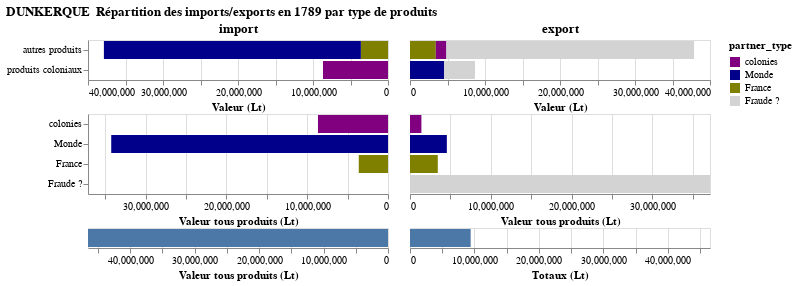
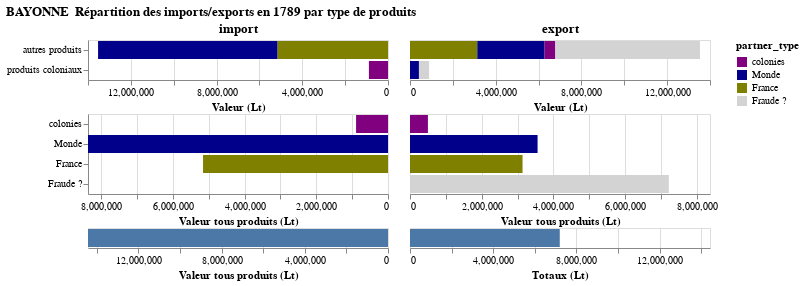
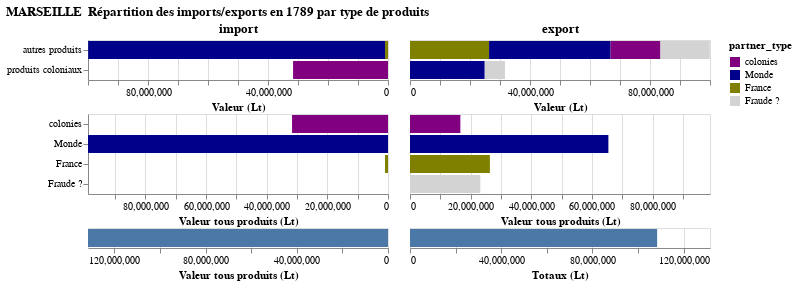
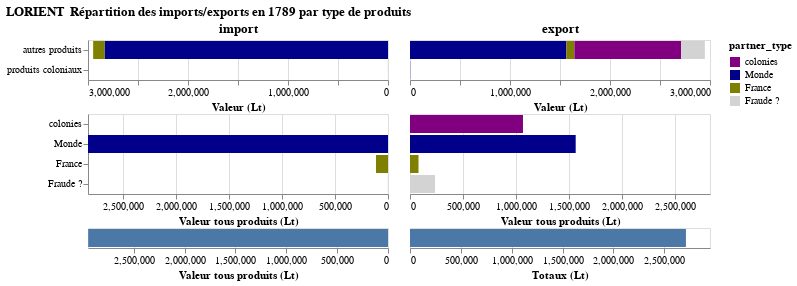

Notebook code for these charts, in order:
### Markdown cell above
## Différence entre Importations et Exportations des produits coloniaux/autres pour les ports francs

Dans TOFLIT18, les statistiques des ports francs en 1789 décrivent toutes les importations mais uniqument les exportations de produits coloniaux.
Aussi si l'on calcule la différence entre importations et les exportations, on estime la masse des flux qui : 
- pour les produits non coloniaux : les réexportations vers le monde
- pour les produits coloniaux : le volume d'exportations non déclarées (fraude)

Les produits coloniaux sont définis de la manière suivante :

* pour les imports, si ils viennent des colonies
* pour les exports, si ils sont envoyés ailleurs que dans les colonies


Sont utilisés à la fois les flux concernant les bureaux de ferme attachés à chaque port franc, et les flux "mirroir", à savoir les flux qui considèrent les ports francs comme partenaires de la France.

Pour Dunkerque on constate une part très importante d'exportations manquante des produits coloniaux.

Pour Marseille, les différences sont bien moins importantes en valeur. Il semble y avoir tout de même une part de fraude dans les réexportations des produits coloniaux. A moins que cette part soit due à une transformation par l'industrie locale avatn réexporation transformée.

Pour Lorient, si il y a une légère anomalie également dans la réexportation des produits coloniaux il y a surtout une différence importante entre les deux autre catégories.

Pour Bayonne il semble il y avoir un problème dans les statistiques. A étudier.

### Code cell
for city in ["Dunkerque", "Bayonne", "Marseille", "Lorient"]:
    pyramide_port_franc(city, data[city]["total_trade"],"product_type", "partner_type", "type de produits")

### Figure 1 — Vega-Lite specification as saved in the notebook (floating-point values rounded to 4 significant figures)
{"data": {"values": [{"importsexports": "Exports", "partner_type": "France", "port": "Dunkerque", "product_type": "autres produits", "value": 3440000.0}, {"importsexports": "Imports", "partner_type": "France", "port": "Dunkerque", "product_type": "autres produits", "value": 3618000.0}, {"importsexports": "Exports", "partner_type": "colonies", "port": "Dunkerque", "product_type": "autres produits", "value": 1411503}, {"importsexports": "Imports", "partner_type": "Monde", "port": "Dunkerque", "product_type": "autres produits", "value": 34261785}, {"importsexports": "Exports", "partner_type": "Fraude ?", "port": "Dunkerque", "product_type": "autres produits", "value": 33030000.0}, {"importsexports": "Exports", "partner_type": "Monde", "port": "Dunkerque", "product_type": "produits coloniaux", "value": 4560525}, {"importsexports": "Imports", "partner_type": "colonies", "port": "Dunkerque", "product_type": "produits coloniaux", "value": 8670155}, {"importsexports": "Exports", "partner_type": "Fraude ?", "port": "Dunkerque", "product_type": "produits coloniaux", "value": 4109630}]}, "spacing": 0, "title": "DUNKERQUE\n Répartition des imports/exports en 1789 par type de produits", "vconcat": [{"hconcat": [{"encoding": {"color": {"field": "partner_type", "scale": {"domain": ["colonies", "Monde", "France", "Fraude ?"], "range": ["purple", "darkblue", "olive", "lightgrey", "darkgrey"]}, "type": "nominal"}, "order": {"expr": "-1*indexof(['colonies', 'Monde', 'France', 'Fraude ?'], datum.partner_type)", "type": "ordinal"}, "x": {"field": "value", "sort": "descending", "title": "Valeur (Lt)", "type": "quantitative"}, "y": {"field": "product_type", "sort": "-x", "title": null, "type": "ordinal"}}, "mark": {"tooltip": {"content": "data"}, "type": "bar"}, "title": "import", "transform": [{"filter": {"equal": "Imports", "field": "importsexports"}}]}, {"encoding": {"color": {"field": "partner_type", "scale": {"domain": ["colonies", "Monde", "France", "Fraude ?"], "range": ["purple", "darkblue", "olive", "lightgrey", "darkgrey"]}, "sort": ["colonies", "Monde", "France", "Fraude ?"], "type": "nominal"}, "order": {"expr": "indexof(['colonies', 'Monde', 'France', 'Fraude ?'], datum.partner_type)", "type": "ordinal"}, "x": {"field": "value", "title": "Valeur (Lt)", "type": "quantitative"}, "y": {"axis": null, "field": "product_type", "sort": "-x", "title": null, "type": "ordinal"}}, "mark": {"tooltip": {"content": "data"}, "type": "bar"}, "title": "export", "transform": [{"filter": {"equal": "Exports", "field": "importsexports"}}]}]}, {"hconcat": [{"encoding": {"color": {"field": "partner_type", "scale": {"domain": ["colonies", "Monde", "France", "Fraude ?"], "range": ["purple", "darkblue", "olive", "lightgrey", "darkgrey"]}, "sort": ["colonies", "Monde", "France", "Fraude ?"], "type": "nominal"}, "x": {"field": "total_value", "scale": {"domain": [0, 37140000.0]}, "sort": "descending", "title": "Valeur tous produits (Lt)", "type": "quantitative"}, "y": {"field": "partner_type", "scale": {"domain": ["colonies", "Monde", "France", "Fraude ?"]}, "sort": ["colonies", "Monde", "France", "Fraude ?"], "title": null, "type": "ordinal"}}, "mark": {"tooltip": {"content": "data"}, "type": "bar"}, "transform": [{"filter": {"equal": "Imports", "field": "importsexports"}}, {"aggregate": [{"as": "total_value", "field": "value", "op": "sum"}], "groupby": ["partner_type"]}]}, {"encoding": {"color": {"field": "partner_type", "scale": {"domain": ["colonies", "Monde", "France", "Fraude ?"], "range": ["purple", "darkblue", "olive", "lightgrey", "darkgrey"]}, "sort": ["colonies", "Monde", "France", "Fraude ?"], "type": "nominal"}, "x": {"field": "total_value", "scale": {"domain": [0, 37140000.0]}, "sort": "ascending", "title": "Valeur tous produits (Lt)", "type": "quantitative"}, "y": {"axis": null, "field": "partner_type", "scale": {"domain": ["colonies", "Monde", "France", "Fraude ?"]}, "sort": ["colonies", "Monde", "France", "Fraude ?"], "title": null, "type": "ordinal"}}, "mark": {"tooltip": {"content": "data"}, "type": "bar"}, "transform": [{"filter": {"equal": "Exports", "field": "importsexports"}}, {"aggregate": [{"as": "total_value", "field": "value", "op": "sum"}], "groupby": ["partner_type"]}]}]}, {"hconcat": [{"encoding": {"x": {"field": "total_value", "scale": {"domain": [0, 46550000.0]}, "sort": "descending", "title": "Valeur tous produits (Lt)", "type": "quantitative"}}, "mark": {"tooltip": {"content": "data"}, "type": "bar"}, "transform": [{"filter": {"equal": "Imports", "field": "importsexports"}}, {"filter": "indexof(datum.partner_type,'?')==-1"}, {"aggregate": [{"as": "total_value", "field": "value", "op": "sum"}]}]}, {"encoding": {"x": {"field": "total_value", "scale": {"domain": [0, 46550000.0]}, "sort": "ascending", "title": "Totaux (Lt)", "type": "quantitative"}}, "mark": {"tooltip": {"content": "data"}, "type": "bar"}, "transform": [{"filter": {"equal": "Exports", "field": "importsexports"}}, {"filter": "indexof(datum.partner_type,'?')==-1"}, {"aggregate": [{"as": "total_value", "field": "value", "op": "sum"}]}]}]}]}

### Figure 2 — Vega-Lite specification as saved in the notebook (floating-point values rounded to 4 significant figures)
{"data": {"values": [{"importsexports": "Imports", "partner_type": "France", "port": "Bayonne", "product_type": "autres produits", "value": 5160000.0}, {"importsexports": "Exports", "partner_type": "France", "port": "Bayonne", "product_type": "autres produits", "value": 3140000.0}, {"importsexports": "Exports", "partner_type": "Monde", "port": "Bayonne", "product_type": "autres produits", "value": 3141882}, {"importsexports": "Imports", "partner_type": "Monde", "port": "Bayonne", "product_type": "autres produits", "value": 8370185}, {"importsexports": "Exports", "partner_type": "colonies", "port": "Bayonne", "product_type": "autres produits", "value": 500164}, {"importsexports": "Exports", "partner_type": "Fraude ?", "port": "Bayonne", "product_type": "autres produits", "value": 6749000.0}, {"importsexports": "Exports", "partner_type": "Monde", "port": "Bayonne", "product_type": "produits coloniaux", "value": 417384}, {"importsexports": "Imports", "partner_type": "colonies", "port": "Bayonne", "product_type": "produits coloniaux", "value": 890608}, {"importsexports": "Exports", "partner_type": "Fraude ?", "port": "Bayonne", "product_type": "produits coloniaux", "value": 473224}]}, "spacing": 0, "title": "BAYONNE\n Répartition des imports/exports en 1789 par type de produits", "vconcat": [{"hconcat": [{"encoding": {"color": {"field": "partner_type", "scale": {"domain": ["colonies", "Monde", "France", "Fraude ?"], "range": ["purple", "darkblue", "olive", "lightgrey", "darkgrey"]}, "type": "nominal"}, "order": {"expr": "-1*indexof(['colonies', 'Monde', 'France', 'Fraude ?'], datum.partner_type)", "type": "ordinal"}, "x": {"field": "value", "sort": "descending", "title": "Valeur (Lt)", "type": "quantitative"}, "y": {"field": "product_type", "sort": "-x", "title": null, "type": "ordinal"}}, "mark": {"tooltip": {"content": "data"}, "type": "bar"}, "title": "import", "transform": [{"filter": {"equal": "Imports", "field": "importsexports"}}]}, {"encoding": {"color": {"field": "partner_type", "scale": {"domain": ["colonies", "Monde", "France", "Fraude ?"], "range": ["purple", "darkblue", "olive", "lightgrey", "darkgrey"]}, "sort": ["colonies", "Monde", "France", "Fraude ?"], "type": "nominal"}, "order": {"expr": "indexof(['colonies', 'Monde', 'France', 'Fraude ?'], datum.partner_type)", "type": "ordinal"}, "x": {"field": "value", "title": "Valeur (Lt)", "type": "quantitative"}, "y": {"axis": null, "field": "product_type", "sort": "-x", "title": null, "type": "ordinal"}}, "mark": {"tooltip": {"content": "data"}, "type": "bar"}, "title": "export", "transform": [{"filter": {"equal": "Exports", "field": "importsexports"}}]}]}, {"hconcat": [{"encoding": {"color": {"field": "partner_type", "scale": {"domain": ["colonies", "Monde", "France", "Fraude ?"], "range": ["purple", "darkblue", "olive", "lightgrey", "darkgrey"]}, "sort": ["colonies", "Monde", "France", "Fraude ?"], "type": "nominal"}, "x": {"field": "total_value", "scale": {"domain": [0, 8370185]}, "sort": "descending", "title": "Valeur tous produits (Lt)", "type": "quantitative"}, "y": {"field": "partner_type", "scale": {"domain": ["colonies", "Monde", "France", "Fraude ?"]}, "sort": ["colonies", "Monde", "France", "Fraude ?"], "title": null, "type": "ordinal"}}, "mark": {"tooltip": {"content": "data"}, "type": "bar"}, "transform": [{"filter": {"equal": "Imports", "field": "importsexports"}}, {"aggregate": [{"as": "total_value", "field": "value", "op": "sum"}], "groupby": ["partner_type"]}]}, {"encoding": {"color": {"field": "partner_type", "scale": {"domain": ["colonies", "Monde", "France", "Fraude ?"], "range": ["purple", "darkblue", "olive", "lightgrey", "darkgrey"]}, "sort": ["colonies", "Monde", "France", "Fraude ?"], "type": "nominal"}, "x": {"field": "total_value", "scale": {"domain": [0, 8370185]}, "sort": "ascending", "title": "Valeur tous produits (Lt)", "type": "quantitative"}, "y": {"axis": null, "field": "partner_type", "scale": {"domain": ["colonies", "Monde", "France", "Fraude ?"]}, "sort": ["colonies", "Monde", "France", "Fraude ?"], "title": null, "type": "ordinal"}}, "mark": {"tooltip": {"content": "data"}, "type": "bar"}, "transform": [{"filter": {"equal": "Exports", "field": "importsexports"}}, {"aggregate": [{"as": "total_value", "field": "value", "op": "sum"}], "groupby": ["partner_type"]}]}]}, {"hconcat": [{"encoding": {"x": {"field": "total_value", "scale": {"domain": [0, 14420000.0]}, "sort": "descending", "title": "Valeur tous produits (Lt)", "type": "quantitative"}}, "mark": {"tooltip": {"content": "data"}, "type": "bar"}, "transform": [{"filter": {"equal": "Imports", "field": "importsexports"}}, {"filter": "indexof(datum.partner_type,'?')==-1"}, {"aggregate": [{"as": "total_value", "field": "value", "op": "sum"}]}]}, {"encoding": {"x": {"field": "total_value", "scale": {"domain": [0, 14420000.0]}, "sort": "ascending", "title": "Totaux (Lt)", "type": "quantitative"}}, "mark": {"tooltip": {"content": "data"}, "type": "bar"}, "transform": [{"filter": {"equal": "Exports", "field": "importsexports"}}, {"filter": "indexof(datum.partner_type,'?')==-1"}, {"aggregate": [{"as": "total_value", "field": "value", "op": "sum"}]}]}]}]}

### Figure 3 — Vega-Lite specification as saved in the notebook (floating-point values rounded to 4 significant figures)
{"data": {"values": [{"importsexports": "Exports", "partner_type": "Monde", "port": "Marseille", "product_type": "produits coloniaux", "value": 24912626}, {"importsexports": "Imports", "partner_type": "colonies", "port": "Marseille", "product_type": "produits coloniaux", "value": 31647025}, {"importsexports": "Exports", "partner_type": "Fraude ?", "port": "Marseille", "product_type": "produits coloniaux", "value": 6734399}, {"importsexports": "Exports", "partner_type": "France", "port": "Marseille", "product_type": "autres produits", "value": 26350000.0}, {"importsexports": "Imports", "partner_type": "France", "port": "Marseille", "product_type": "autres produits", "value": 983800.0}, {"importsexports": "Exports", "partner_type": "Monde", "port": "Marseille", "product_type": "autres produits", "value": 40520000.0}, {"importsexports": "Imports", "partner_type": "Monde", "port": "Marseille", "product_type": "autres produits", "value": 98940000.0}, {"importsexports": "Exports", "partner_type": "colonies", "port": "Marseille", "product_type": "autres produits", "value": 16611629}, {"importsexports": "Exports", "partner_type": "Fraude ?", "port": "Marseille", "product_type": "autres produits", "value": 16450000.0}]}, "spacing": 0, "title": "MARSEILLE\n Répartition des imports/exports en 1789 par type de produits", "vconcat": [{"hconcat": [{"encoding": {"color": {"field": "partner_type", "scale": {"domain": ["colonies", "Monde", "France", "Fraude ?"], "range": ["purple", "darkblue", "olive", "lightgrey", "darkgrey"]}, "type": "nominal"}, "order": {"expr": "-1*indexof(['colonies', 'Monde', 'France', 'Fraude ?'], datum.partner_type)", "type": "ordinal"}, "x": {"field": "value", "sort": "descending", "title": "Valeur (Lt)", "type": "quantitative"}, "y": {"field": "product_type", "sort": "-x", "title": null, "type": "ordinal"}}, "mark": {"tooltip": {"content": "data"}, "type": "bar"}, "title": "import", "transform": [{"filter": {"equal": "Imports", "field": "importsexports"}}]}, {"encoding": {"color": {"field": "partner_type", "scale": {"domain": ["colonies", "Monde", "France", "Fraude ?"], "range": ["purple", "darkblue", "olive", "lightgrey", "darkgrey"]}, "sort": ["colonies", "Monde", "France", "Fraude ?"], "type": "nominal"}, "order": {"expr": "indexof(['colonies', 'Monde', 'France', 'Fraude ?'], datum.partner_type)", "type": "ordinal"}, "x": {"field": "value", "title": "Valeur (Lt)", "type": "quantitative"}, "y": {"axis": null, "field": "product_type", "sort": "-x", "title": null, "type": "ordinal"}}, "mark": {"tooltip": {"content": "data"}, "type": "bar"}, "title": "export", "transform": [{"filter": {"equal": "Exports", "field": "importsexports"}}]}]}, {"hconcat": [{"encoding": {"color": {"field": "partner_type", "scale": {"domain": ["colonies", "Monde", "France", "Fraude ?"], "range": ["purple", "darkblue", "olive", "lightgrey", "darkgrey"]}, "sort": ["colonies", "Monde", "France", "Fraude ?"], "type": "nominal"}, "x": {"field": "total_value", "scale": {"domain": [0, 98940000.0]}, "sort": "descending", "title": "Valeur tous produits (Lt)", "type": "quantitative"}, "y": {"field": "partner_type", "scale": {"domain": ["colonies", "Monde", "France", "Fraude ?"]}, "sort": ["colonies", "Monde", "France", "Fraude ?"], "title": null, "type": "ordinal"}}, "mark": {"tooltip": {"content": "data"}, "type": "bar"}, "transform": [{"filter": {"equal": "Imports", "field": "importsexports"}}, {"aggregate": [{"as": "total_value", "field": "value", "op": "sum"}], "groupby": ["partner_type"]}]}, {"encoding": {"color": {"field": "partner_type", "scale": {"domain": ["colonies", "Monde", "France", "Fraude ?"], "range": ["purple", "darkblue", "olive", "lightgrey", "darkgrey"]}, "sort": ["colonies", "Monde", "France", "Fraude ?"], "type": "nominal"}, "x": {"field": "total_value", "scale": {"domain": [0, 98940000.0]}, "sort": "ascending", "title": "Valeur tous produits (Lt)", "type": "quantitative"}, "y": {"axis": null, "field": "partner_type", "scale": {"domain": ["colonies", "Monde", "France", "Fraude ?"]}, "sort": ["colonies", "Monde", "France", "Fraude ?"], "title": null, "type": "ordinal"}}, "mark": {"tooltip": {"content": "data"}, "type": "bar"}, "transform": [{"filter": {"equal": "Exports", "field": "importsexports"}}, {"aggregate": [{"as": "total_value", "field": "value", "op": "sum"}], "groupby": ["partner_type"]}]}]}, {"hconcat": [{"encoding": {"x": {"field": "total_value", "scale": {"domain": [0, 131600000.0]}, "sort": "descending", "title": "Valeur tous produits (Lt)", "type": "quantitative"}}, "mark": {"tooltip": {"content": "data"}, "type": "bar"}, "transform": [{"filter": {"equal": "Imports", "field": "importsexports"}}, {"filter": "indexof(datum.partner_type,'?')==-1"}, {"aggregate": [{"as": "total_value", "field": "value", "op": "sum"}]}]}, {"encoding": {"x": {"field": "total_value", "scale": {"domain": [0, 131600000.0]}, "sort": "ascending", "title": "Totaux (Lt)", "type": "quantitative"}}, "mark": {"tooltip": {"content": "data"}, "type": "bar"}, "transform": [{"filter": {"equal": "Exports", "field": "importsexports"}}, {"filter": "indexof(datum.partner_type,'?')==-1"}, {"aggregate": [{"as": "total_value", "field": "value", "op": "sum"}]}]}]}]}

### Figure 4 — Vega-Lite specification as saved in the notebook (floating-point values rounded to 4 significant figures)
{"data": {"values": [{"importsexports": "Exports", "partner_type": "Monde", "port": "Lorient", "product_type": "autres produits", "value": 1564000.0}, {"importsexports": "Imports", "partner_type": "Monde", "port": "Lorient", "product_type": "autres produits", "value": 2835000.0}, {"importsexports": "Exports", "partner_type": "France", "port": "Lorient", "product_type": "autres produits", "value": 80460.0}, {"importsexports": "Imports", "partner_type": "France", "port": "Lorient", "product_type": "autres produits", "value": 113600.0}, {"importsexports": "Exports", "partner_type": "colonies", "port": "Lorient", "product_type": "autres produits", "value": 1067534}, {"importsexports": "Exports", "partner_type": "Fraude ?", "port": "Lorient", "product_type": "autres produits", "value": 236700.0}, {"importsexports": "Exports", "partner_type": "Monde", "port": "Lorient", "product_type": "produits coloniaux", "value": 1872}, {"importsexports": "Imports", "partner_type": "Fraude ?", "port": "Lorient", "product_type": "produits coloniaux", "value": 1872}]}, "spacing": 0, "title": "LORIENT\n Répartition des imports/exports en 1789 par type de produits", "vconcat": [{"hconcat": [{"encoding": {"color": {"field": "partner_type", "scale": {"domain": ["colonies", "Monde", "France", "Fraude ?"], "range": ["purple", "darkblue", "olive", "lightgrey", "darkgrey"]}, "type": "nominal"}, "order": {"expr": "-1*indexof(['colonies', 'Monde', 'France', 'Fraude ?'], datum.partner_type)", "type": "ordinal"}, "x": {"field": "value", "sort": "descending", "title": "Valeur (Lt)", "type": "quantitative"}, "y": {"field": "product_type", "sort": "-x", "title": null, "type": "ordinal"}}, "mark": {"tooltip": {"content": "data"}, "type": "bar"}, "title": "import", "transform": [{"filter": {"equal": "Imports", "field": "importsexports"}}]}, {"encoding": {"color": {"field": "partner_type", "scale": {"domain": ["colonies", "Monde", "France", "Fraude ?"], "range": ["purple", "darkblue", "olive", "lightgrey", "darkgrey"]}, "sort": ["colonies", "Monde", "France", "Fraude ?"], "type": "nominal"}, "order": {"expr": "indexof(['colonies', 'Monde', 'France', 'Fraude ?'], datum.partner_type)", "type": "ordinal"}, "x": {"field": "value", "title": "Valeur (Lt)", "type": "quantitative"}, "y": {"axis": null, "field": "product_type", "sort": "-x", "title": null, "type": "ordinal"}}, "mark": {"tooltip": {"content": "data"}, "type": "bar"}, "title": "export", "transform": [{"filter": {"equal": "Exports", "field": "importsexports"}}]}]}, {"hconcat": [{"encoding": {"color": {"field": "partner_type", "scale": {"domain": ["colonies", "Monde", "France", "Fraude ?"], "range": ["purple", "darkblue", "olive", "lightgrey", "darkgrey"]}, "sort": ["colonies", "Monde", "France", "Fraude ?"], "type": "nominal"}, "x": {"field": "total_value", "scale": {"domain": [0, 2835000.0]}, "sort": "descending", "title": "Valeur tous produits (Lt)", "type": "quantitative"}, "y": {"field": "partner_type", "scale": {"domain": ["colonies", "Monde", "France", "Fraude ?"]}, "sort": ["colonies", "Monde", "France", "Fraude ?"], "title": null, "type": "ordinal"}}, "mark": {"tooltip": {"content": "data"}, "type": "bar"}, "transform": [{"filter": {"equal": "Imports", "field": "importsexports"}}, {"aggregate": [{"as": "total_value", "field": "value", "op": "sum"}], "groupby": ["partner_type"]}]}, {"encoding": {"color": {"field": "partner_type", "scale": {"domain": ["colonies", "Monde", "France", "Fraude ?"], "range": ["purple", "darkblue", "olive", "lightgrey", "darkgrey"]}, "sort": ["colonies", "Monde", "France", "Fraude ?"], "type": "nominal"}, "x": {"field": "total_value", "scale": {"domain": [0, 2835000.0]}, "sort": "ascending", "title": "Valeur tous produits (Lt)", "type": "quantitative"}, "y": {"axis": null, "field": "partner_type", "scale": {"domain": ["colonies", "Monde", "France", "Fraude ?"]}, "sort": ["colonies", "Monde", "France", "Fraude ?"], "title": null, "type": "ordinal"}}, "mark": {"tooltip": {"content": "data"}, "type": "bar"}, "transform": [{"filter": {"equal": "Exports", "field": "importsexports"}}, {"aggregate": [{"as": "total_value", "field": "value", "op": "sum"}], "groupby": ["partner_type"]}]}]}, {"hconcat": [{"encoding": {"x": {"field": "total_value", "scale": {"domain": [0, 2950000.0]}, "sort": "descending", "title": "Valeur tous produits (Lt)", "type": "quantitative"}}, "mark": {"tooltip": {"content": "data"}, "type": "bar"}, "transform": [{"filter": {"equal": "Imports", "field": "importsexports"}}, {"filter": "indexof(datum.partner_type,'?')==-1"}, {"aggregate": [{"as": "total_value", "field": "value", "op": "sum"}]}]}, {"encoding": {"x": {"field": "total_value", "scale": {"domain": [0, 2950000.0]}, "sort": "ascending", "title": "Totaux (Lt)", "type": "quantitative"}}, "mark": {"tooltip": {"content": "data"}, "type": "bar"}, "transform": [{"filter": {"equal": "Exports", "field": "importsexports"}}, {"filter": "indexof(datum.partner_type,'?')==-1"}, {"aggregate": [{"as": "total_value", "field": "value", "op": "sum"}]}]}]}]}
